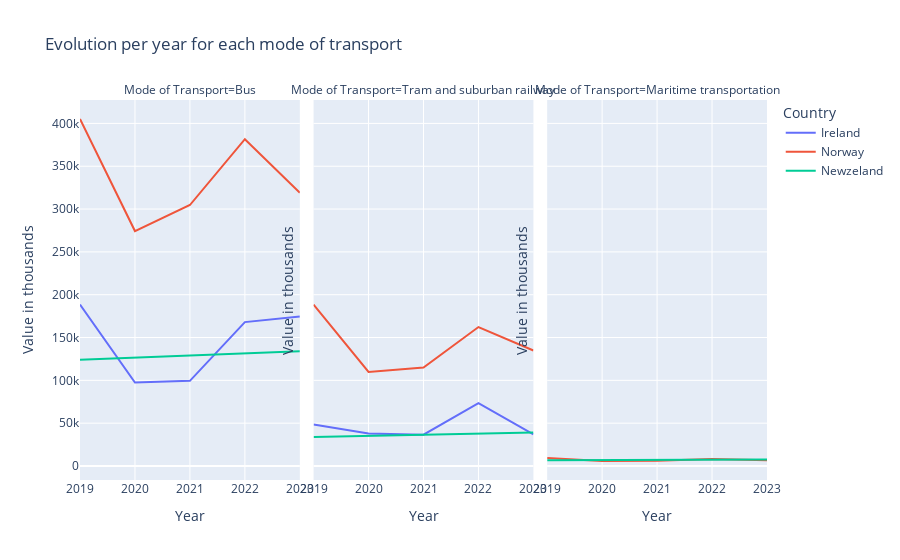

Notebook source saved alongside this figure:
### Markdown cell above
# Evolution per year for each mode of transport: Ireland-Norway-New Zealand

### Code cell
fig = px.line(Transport_1, x='Year', y='VALUE', color='Country', facet_col='Mode of Transport',
              title='Evolution per year for each mode of transport')

fig.update_yaxes(title_text='Value in thousands ')

### Figure 1 — Plotly figure (JSON) as saved in the notebook; plotly's stock layout.template omitted (floating-point values rounded to 4 significant figures)
{"data": [{"hovertemplate": "Country=Ireland<br>Mode of Transport=Bus<br>Year=%{x}<br>VALUE=%{y}<extra></extra>", "legendgroup": "Ireland", "line": {"color": "#636efa", "dash": "solid"}, "marker": {"symbol": "circle"}, "mode": "lines", "name": "Ireland", "orientation": "v", "showlegend": true, "type": "scatter", "x": [2019, 2020, 2021, 2022, 2023], "xaxis": "x", "y": [188554, 97520, 99409, 167990, 174485], "yaxis": "y"}, {"hovertemplate": "Country=Ireland<br>Mode of Transport=Tram and suburban railway<br>Year=%{x}<br>VALUE=%{y}<extra></extra>", "legendgroup": "Ireland", "line": {"color": "#636efa", "dash": "solid"}, "marker": {"symbol": "circle"}, "mode": "lines", "name": "Ireland", "orientation": "v", "showlegend": false, "type": "scatter", "x": [2019, 2020, 2021, 2022, 2023], "xaxis": "x2", "y": [48345, 37954, 36551, 73401, 37018], "yaxis": "y2"}, {"hovertemplate": "Country=Norway<br>Mode of Transport=Bus<br>Year=%{x}<br>VALUE=%{y}<extra></extra>", "legendgroup": "Norway", "line": {"color": "#EF553B", "dash": "solid"}, "marker": {"symbol": "circle"}, "mode": "lines", "name": "Norway", "orientation": "v", "showlegend": true, "type": "scatter", "x": [2019, 2020, 2021, 2022, 2023], "xaxis": "x", "y": [405152, 274325, 304718, 381568, 319133], "yaxis": "y"}, {"hovertemplate": "Country=Norway<br>Mode of Transport=Tram and suburban railway<br>Year=%{x}<br>VALUE=%{y}<extra></extra>", "legendgroup": "Norway", "line": {"color": "#EF553B", "dash": "solid"}, "marker": {"symbol": "circle"}, "mode": "lines", "name": "Norway", "orientation": "v", "showlegend": false, "type": "scatter", "x": [2019, 2020, 2021, 2022, 2023], "xaxis": "x2", "y": [188479, 109781, 114956, 162245, 134882], "yaxis": "y2"}, {"hovertemplate": "Country=Norway<br>Mode of Transport=Maritime transportation<br>Year=%{x}<br>VALUE=%{y}<extra></extra>", "legendgroup": "Norway", "line": {"color": "#EF553B", "dash": "solid"}, "marker": {"symbol": "circle"}, "mode": "lines", "name": "Norway", "orientation": "v", "showlegend": false, "type": "scatter", "x": [2019, 2020, 2021, 2022, 2023], "xaxis": "x3", "y": [9372, 5840, 6028, 8188, 6580], "yaxis": "y3"}, {"hovertemplate": "Country=Newzeland<br>Mode of Transport=Bus<br>Year=%{x}<br>VALUE=%{y}<extra></extra>", "legendgroup": "Newzeland", "line": {"color": "#00cc96", "dash": "solid"}, "marker": {"symbol": "circle"}, "mode": "lines", "name": "Newzeland", "orientation": "v", "showlegend": true, "type": "scatter", "x": [2019, 2020, 2021, 2022, 2023], "xaxis": "x", "y": [124000.0, 126500.0, 129000.0, 131400.0, 133900.0], "yaxis": "y"}, {"hovertemplate": "Country=Newzeland<br>Mode of Transport=Tram and suburban railway<br>Year=%{x}<br>VALUE=%{y}<extra></extra>", "legendgroup": "Newzeland", "line": {"color": "#00cc96", "dash": "solid"}, "marker": {"symbol": "circle"}, "mode": "lines", "name": "Newzeland", "orientation": "v", "showlegend": false, "type": "scatter", "x": [2019, 2020, 2021, 2022, 2023], "xaxis": "x2", "y": [33910.0, 35180.0, 36460.0, 37740.0, 39020.0], "yaxis": "y2"}, {"hovertemplate": "Country=Newzeland<br>Mode of Transport=Maritime transportation<br>Year=%{x}<br>VALUE=%{y}<extra></extra>", "legendgroup": "Newzeland", "line": {"color": "#00cc96", "dash": "solid"}, "marker": {"symbol": "circle"}, "mode": "lines", "name": "Newzeland", "orientation": "v", "showlegend": false, "type": "scatter", "x": [2019, 2020, 2021, 2022, 2023], "xaxis": "x3", "y": [6825.0, 7003.0, 7181.0, 7359.0, 7538.0], "yaxis": "y3"}], "layout": {"annotations": [{"font": {}, "showarrow": false, "text": "Mode of Transport=Bus", "x": 0.16, "xanchor": "center", "xref": "paper", "y": 1, "yanchor": "bottom", "yref": "paper"}, {"font": {}, "showarrow": false, "text": "Mode of Transport=Tram and suburban railway", "x": 0.5, "xanchor": "center", "xref": "paper", "y": 1, "yanchor": "bottom", "yref": "paper"}, {"font": {}, "showarrow": false, "text": "Mode of Transport=Maritime transportation", "x": 0.84, "xanchor": "center", "xref": "paper", "y": 1, "yanchor": "bottom", "yref": "paper"}], "legend": {"title": {"text": "Country"}, "tracegroupgap": 0}, "title": {"text": "Evolution per year for each mode of transport"}, "xaxis": {"anchor": "y", "domain": [0, 0.32], "title": {"text": "Year"}}, "xaxis2": {"anchor": "y2", "domain": [0.34, 0.66], "matches": "x", "title": {"text": "Year"}}, "xaxis3": {"anchor": "y3", "domain": [0.68, 1.0], "matches": "x", "title": {"text": "Year"}}, "yaxis": {"anchor": "x", "domain": [0, 1], "title": {"text": "Value in thousands "}}, "yaxis2": {"anchor": "x2", "domain": [0, 1], "matches": "y", "showticklabels": false, "title": {"text": "Value in thousands "}}, "yaxis3": {"anchor": "x3", "domain": [0, 1], "matches": "y", "showticklabels": false, "title": {"text": "Value in thousands "}}}}
